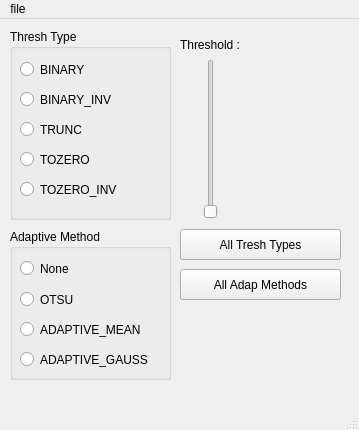
<?xml version="1.0" encoding="UTF-8"?>
<ui version="4.0">
 <class>MainWindow</class>
 <widget class="QMainWindow" name="MainWindow">
  <property name="geometry">
   <rect>
    <x>0</x>
    <y>0</y>
    <width>359</width>
    <height>430</height>
   </rect>
  </property>
  <property name="windowTitle">
   <string>Threshold</string>
  </property>
  <widget class="QWidget" name="centralwidget">
   <widget class="QGroupBox" name="groupBox">
    <property name="geometry">
     <rect>
      <x>10</x>
      <y>10</y>
      <width>161</width>
      <height>191</height>
     </rect>
    </property>
    <property name="title">
     <string>Thresh Type</string>
    </property>
    <widget class="QRadioButton" name="radioButton_binary">
     <property name="geometry">
      <rect>
       <x>10</x>
       <y>30</y>
       <width>131</width>
       <height>21</height>
      </rect>
     </property>
     <property name="text">
      <string>BINARY</string>
     </property>
    </widget>
    <widget class="QRadioButton" name="radioButton_binary_inv">
     <property name="geometry">
      <rect>
       <x>10</x>
       <y>60</y>
       <width>121</width>
       <height>21</height>
      </rect>
     </property>
     <property name="text">
      <string>BINARY_INV</string>
     </property>
    </widget>
    <widget class="QRadioButton" name="radioButton_trunc">
     <property name="geometry">
      <rect>
       <x>10</x>
       <y>90</y>
       <width>111</width>
       <height>21</height>
      </rect>
     </property>
     <property name="text">
      <string>TRUNC</string>
     </property>
    </widget>
    <widget class="QRadioButton" name="radioButton_tozero">
     <property name="geometry">
      <rect>
       <x>10</x>
       <y>120</y>
       <width>111</width>
       <height>21</height>
      </rect>
     </property>
     <property name="text">
      <string>TOZERO</string>
     </property>
    </widget>
    <widget class="QRadioButton" name="radioButton_tozero_inv">
     <property name="geometry">
      <rect>
       <x>10</x>
       <y>150</y>
       <width>121</width>
       <height>21</height>
      </rect>
     </property>
     <property name="text">
      <string>TOZERO_INV</string>
     </property>
    </widget>
   </widget>
   <widget class="QSlider" name="verticalSlider">
    <property name="geometry">
     <rect>
      <x>200</x>
      <y>40</y>
      <width>22</width>
      <height>160</height>
     </rect>
    </property>
    <property name="orientation">
     <enum>Qt::Vertical</enum>
    </property>
   </widget>
   <widget class="QLabel" name="label_threshold">
    <property name="geometry">
     <rect>
      <x>180</x>
      <y>10</y>
      <width>81</width>
      <height>31</height>
     </rect>
    </property>
    <property name="text">
     <string>Threshold :</string>
    </property>
   </widget>
   <widget class="QPushButton" name="pushButton_thresh_type">
    <property name="geometry">
     <rect>
      <x>180</x>
      <y>210</y>
      <width>161</width>
      <height>31</height>
     </rect>
    </property>
    <property name="text">
     <string>All Tresh Types</string>
    </property>
   </widget>
   <widget class="QGroupBox" name="groupBox_2">
    <property name="geometry">
     <rect>
      <x>10</x>
      <y>210</y>
      <width>161</width>
      <height>151</height>
     </rect>
    </property>
    <property name="title">
     <string>Adaptive Method</string>
    </property>
    <widget class="QRadioButton" name="radioButton_none">
     <property name="geometry">
      <rect>
       <x>10</x>
       <y>30</y>
       <width>108</width>
       <height>19</height>
      </rect>
     </property>
     <property name="text">
      <string>None</string>
     </property>
    </widget>
    <widget class="QRadioButton" name="radioButton_otsu">
     <property name="geometry">
      <rect>
       <x>10</x>
       <y>60</y>
       <width>111</width>
       <height>21</height>
      </rect>
     </property>
     <property name="text">
      <string>OTSU</string>
     </property>
    </widget>
    <widget class="QRadioButton" name="radioButton_mean">
     <property name="geometry">
      <rect>
       <x>10</x>
       <y>90</y>
       <width>151</width>
       <height>21</height>
      </rect>
     </property>
     <property name="text">
      <string>ADAPTIVE_MEAN</string>
     </property>
    </widget>
    <widget class="QRadioButton" name="radioButton_gauss">
     <property name="geometry">
      <rect>
       <x>10</x>
       <y>120</y>
       <width>151</width>
       <height>21</height>
      </rect>
     </property>
     <property name="text">
      <string>ADAPTIVE_GAUSS</string>
     </property>
    </widget>
   </widget>
   <widget class="QPushButton" name="pushButton_adap_methods">
    <property name="geometry">
     <rect>
      <x>180</x>
      <y>250</y>
      <width>161</width>
      <height>31</height>
     </rect>
    </property>
    <property name="text">
     <string>All Adap Methods</string>
    </property>
   </widget>
  </widget>
  <widget class="QMenuBar" name="menubar">
   <property name="geometry">
    <rect>
     <x>0</x>
     <y>0</y>
     <width>359</width>
     <height>26</height>
    </rect>
   </property>
   <widget class="QMenu" name="menufile">
    <property name="title">
     <string>file</string>
    </property>
    <addaction name="actionopen"/>
    <addaction name="actionSave"/>
   </widget>
   <addaction name="menufile"/>
  </widget>
  <widget class="QStatusBar" name="statusbar"/>
  <action name="actionopen">
   <property name="text">
    <string>Open</string>
   </property>
  </action>
  <action name="actionSave">
   <property name="text">
    <string>Save</string>
   </property>
  </action>
 </widget>
 <resources/>
 <connections/>
</ui>
